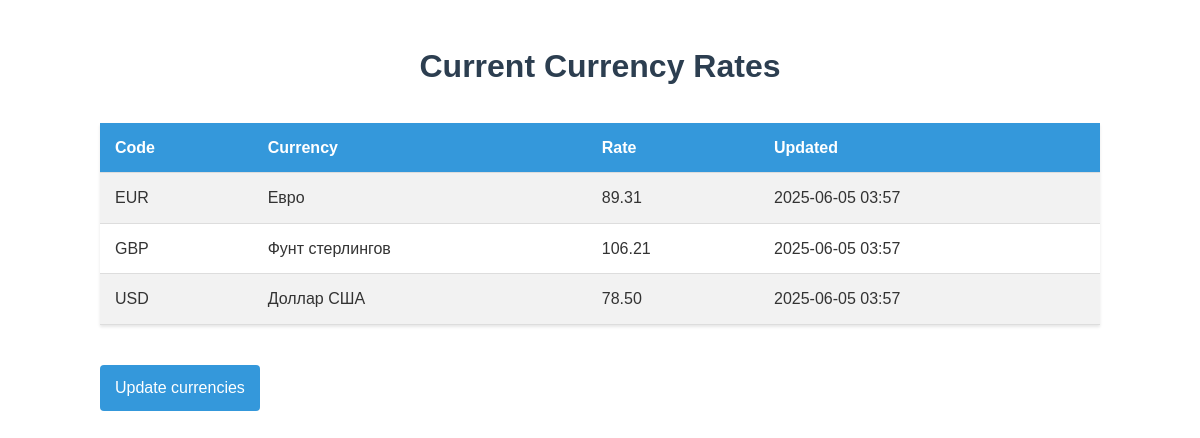
The page / on the database its author committed.
### 5ЛБ_Смирнов_Михаил/models.py (models this page shows)
class CurrencyRate(Base):
    __tablename__ = 'currency_rates'
    code = Column(String(3), primary_key=True)
    name = Column(String(50))
    value = Column(Float)
    nominal = Column(Float)
    updated_at = Column(DateTime)

### 5ЛБ_Смирнов_Михаил/app.py (the view)
@app.route('/')
def index():
    return index_controller()

### 5ЛБ_Смирнов_Михаил/controllers.py (called while the page is built)
def index_controller():
    rates = currency_model.get_rates()
    return render_template('index.html', rates=rates)

### 5ЛБ_Смирнов_Михаил/models.py (called while the page is built)
    def get_rates(self):
        session = Session()
        return session.query(CurrencyRate).filter(
            CurrencyRate.code.in_(self._char_codes)
        ).all()

### 5ЛБ_Смирнов_Михаил/templates/index.html (shortened to what this page needs)
<!DOCTYPE html>
<html>
<head>
    <link rel="stylesheet" href="{{ url_for('static', filename='styles.css') }}">
</head>
<body>
    <h1>Current Currency Rates</h1>
    <table>
        <tr>
            <th>Code</th>
            <th>Currency</th>
            <th>Rate</th>
            <th>Updated</th>
        </tr>
        {% for rate in rates %}
        <tr>
            <td>{{ rate.code }}</td>
            <td>{{ rate.name }}</td>
            <td>{{ "%.2f"|format(rate.value / rate.nominal) }}</td>
            <td>{{ rate.updated_at.strftime('%Y-%m-%d %H:%M') }}</td>
        </tr>
        {% endfor %}
    </table>
    <a href="{{ url_for('update') }}">Update currencies</a>
</body>
</html>

### 5ЛБ_Смирнов_Михаил/static/styles.css (style rules this page uses)
body { font-family: Arial, sans-serif; line-height: 1.6; margin: 0; padding: 20px; color: #333; max-width: 1000px; margin: 0 auto; }
h1 { color: #2c3e50; text-align: center; margin-bottom: 30px; }
table { width: 100%; border-collapse: collapse; margin-bottom: 20px; box-shadow: 0 2px 3px rgba(0,0,0,0.1); }
th, td { padding: 12px 15px; text-align: left; border-bottom: 1px solid #ddd; }
th { background-color: #3498db; color: white; font-weight: bold; }
tr:nth-child(even) { background-color: #f2f2f2; }
a { display: inline-block; margin-top: 20px; padding: 10px 15px; background-color: #3498db; color: white; text-decoration: none; border-radius: 4px; transition: background-color 0.3s; }

### rows shown on the page
CurrencyRate: code "EUR", name "Евро", rate.value/rate.nominal "89.31", updated_at "2025-06-05 03:57"
CurrencyRate: code "GBP", name "Фунт стерлингов", rate.value/rate.nominal "106.21", updated_at "2025-06-05 03:57"
CurrencyRate: code "USD", name "Доллар США", rate.value/rate.nominal "78.50", updated_at "2025-06-05 03:57"
